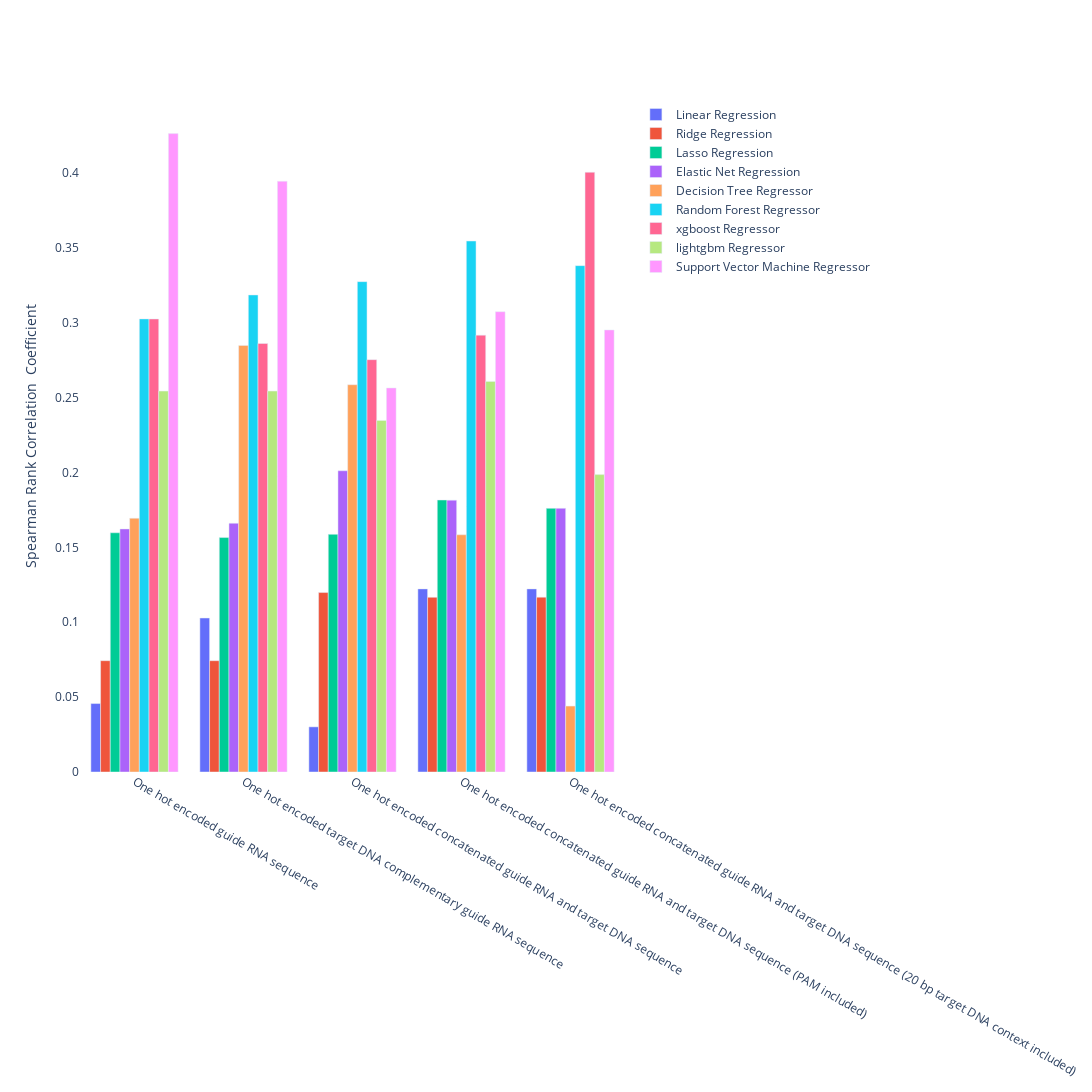

Notebook source saved alongside this figure:
### Code cell
import plotly.graph_objects as go
features=['One hot encoded guide RNA sequence', 
          'One hot encoded target DNA complementary guide RNA sequence', 
          'One hot encoded concatenated guide RNA and target DNA sequence',
          'One hot encoded concatenated guide RNA and target DNA sequence (PAM included)',
          'One hot encoded concatenated guide RNA and target DNA sequence (20 bp target DNA context included)'
         
         ]

fig = go.Figure(data=[
    go.Bar(name='Linear Regression', x=features, y=[linear_regression_gRNA, linear_regression_complementary_gRNA, linear_regression_concat_gRNA_target_DNA, linear_regression_concat_pam_included_guide_RNA_target_DNA, linear_regression_concat_context_included_guide_RNA_target_DNA]),
    go.Bar(name='Ridge Regression', x=features, y=[ridge_gRNA, ridge_complementary_gRNA, ridge_concat_gRNA_target_DNA, ridge_concat_pam_included_guide_RNA_target_DNA, ridge_concat_context_included_guide_RNA_target_DNA]),
    go.Bar(name='Lasso Regression', x=features, y=[lasso_gRNA, lasso_complementary_gRNA, lasso_concat_gRNA_target_DNA, lasso_concat_pam_included_guide_RNA_target_DNA,lasso_concat_context_included_guide_RNA_target_DNA]),
    go.Bar(name='Elastic Net Regression', x=features, y=[ElasticNet_gRNA, ElasticNet_complementary_gRNA, ElasticNet_concat_gRNA_target_DNA, ElasticNet_concat_pam_included_guide_RNA_target_DNA,ElasticNet_concat_context_included_guide_RNA_target_DNA]),
    go.Bar(name='Decision Tree Regressor', x=features, y=[dt_gRNA, dt_complementary_gRNA, dt_concat_gRNA_target_DNA, dt_concat_pam_included_guide_RNA_target_DNA,dt_concat_context_included_guide_RNA_target_DNA]),
    go.Bar(name='Random Forest Regressor', x=features, y=[rf_gRNA, rf_complementary_gRNA, rf_concat_gRNA_target_DNA, rf_concat_pam_included_guide_RNA_target_DNA, rf_concat_context_included_guide_RNA_target_DNA]),
    go.Bar(name='xgboost Regressor', x=features, y=[xgb_gRNA, xgb_complementary_gRNA, xgb_concat_gRNA_target_DNA, xgb_concat_pam_included_guide_RNA_target_DNA, xgb_concat_context_included_guide_RNA_target_DNA]),
    go.Bar(name='lightgbm Regressor', x=features, y=[lgbm_gRNA, lgbm_complementary_gRNA, lgbm_concat_gRNA_target_DNA, lgbm_concat_pam_included_guide_RNA_target_DNA, lgbm_concat_context_included_guide_RNA_target_DNA]),
    go.Bar(name='Support Vector Machine Regressor', x=features, y=[svr_gRNA, svr_complementary_gRNA, svr_concat_gRNA_target_DNA, svr_concat_pam_included_guide_RNA_target_DNA, svr_concat_context_included_guide_RNA_target_DNA])
])
# Change the bar mode
fig.update_layout(height = 2000, width = 2000, barmode='group', plot_bgcolor = 'white', yaxis_title = 'Spearman Rank Correlation  Coefficient')
fig.show()

### Figure 1 — Plotly figure (JSON) as saved in the notebook; plotly's stock layout.template omitted (floating-point values rounded to 4 significant figures)
{"data": [{"name": "Linear Regression", "type": "bar", "x": ["One hot encoded guide RNA sequence", "One hot encoded target DNA complementary guide RNA sequence", "One hot encoded concatenated guide RNA and target DNA sequence", "One hot encoded concatenated guide RNA and target DNA sequence (PAM included)", "One hot encoded concatenated guide RNA and target DNA sequence (20 bp target DNA context included)"], "y": [0.04571, 0.1028, 0.03013, 0.1223, 0.1223]}, {"name": "Ridge Regression", "type": "bar", "x": ["One hot encoded guide RNA sequence", "One hot encoded target DNA complementary guide RNA sequence", "One hot encoded concatenated guide RNA and target DNA sequence", "One hot encoded concatenated guide RNA and target DNA sequence (PAM included)", "One hot encoded concatenated guide RNA and target DNA sequence (20 bp target DNA context included)"], "y": [0.07433, 0.07433, 0.1198, 0.1166, 0.1167]}, {"name": "Lasso Regression", "type": "bar", "x": ["One hot encoded guide RNA sequence", "One hot encoded target DNA complementary guide RNA sequence", "One hot encoded concatenated guide RNA and target DNA sequence", "One hot encoded concatenated guide RNA and target DNA sequence (PAM included)", "One hot encoded concatenated guide RNA and target DNA sequence (20 bp target DNA context included)"], "y": [0.1597, 0.1565, 0.1587, 0.1816, 0.1761]}, {"name": "Elastic Net Regression", "type": "bar", "x": ["One hot encoded guide RNA sequence", "One hot encoded target DNA complementary guide RNA sequence", "One hot encoded concatenated guide RNA and target DNA sequence", "One hot encoded concatenated guide RNA and target DNA sequence (PAM included)", "One hot encoded concatenated guide RNA and target DNA sequence (20 bp target DNA context included)"], "y": [0.1623, 0.1661, 0.2011, 0.1815, 0.1761]}, {"name": "Decision Tree Regressor", "type": "bar", "x": ["One hot encoded guide RNA sequence", "One hot encoded target DNA complementary guide RNA sequence", "One hot encoded concatenated guide RNA and target DNA sequence", "One hot encoded concatenated guide RNA and target DNA sequence (PAM included)", "One hot encoded concatenated guide RNA and target DNA sequence (20 bp target DNA context included)"], "y": [0.1694, 0.2848, 0.2586, 0.1584, 0.04404]}, {"name": "Random Forest Regressor", "type": "bar", "x": ["One hot encoded guide RNA sequence", "One hot encoded target DNA complementary guide RNA sequence", "One hot encoded concatenated guide RNA and target DNA sequence", "One hot encoded concatenated guide RNA and target DNA sequence (PAM included)", "One hot encoded concatenated guide RNA and target DNA sequence (20 bp target DNA context included)"], "y": [0.3025, 0.3185, 0.3274, 0.3545, 0.3381]}, {"name": "xgboost Regressor", "type": "bar", "x": ["One hot encoded guide RNA sequence", "One hot encoded target DNA complementary guide RNA sequence", "One hot encoded concatenated guide RNA and target DNA sequence", "One hot encoded concatenated guide RNA and target DNA sequence (PAM included)", "One hot encoded concatenated guide RNA and target DNA sequence (20 bp target DNA context included)"], "y": [0.3025, 0.2861, 0.2753, 0.2917, 0.4004]}, {"name": "lightgbm Regressor", "type": "bar", "x": ["One hot encoded guide RNA sequence", "One hot encoded target DNA complementary guide RNA sequence", "One hot encoded concatenated guide RNA and target DNA sequence", "One hot encoded concatenated guide RNA and target DNA sequence (PAM included)", "One hot encoded concatenated guide RNA and target DNA sequence (20 bp target DNA context included)"], "y": [0.2543, 0.2543, 0.2348, 0.2608, 0.1986]}, {"name": "Support Vector Machine Regressor", "type": "bar", "x": ["One hot encoded guide RNA sequence", "One hot encoded target DNA complementary guide RNA sequence", "One hot encoded concatenated guide RNA and target DNA sequence", "One hot encoded concatenated guide RNA and target DNA sequence (PAM included)", "One hot encoded concatenated guide RNA and target DNA sequence (20 bp target DNA context included)"], "y": [0.4263, 0.3945, 0.2564, 0.3074, 0.2952]}], "layout": {"barmode": "group", "height": 2000, "plot_bgcolor": "white", "width": 2000, "yaxis": {"title": {"text": "Spearman Rank Correlation  Coefficient"}}}}
